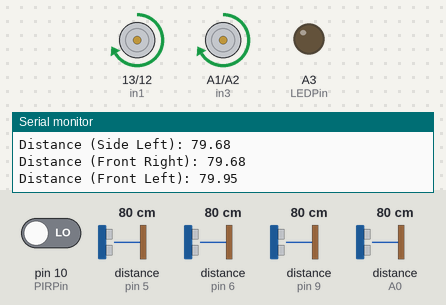
A sketch run on a simulated Arduino Uno, built with avr-gcc and run on an emulated ATmega328P. On the bench: motor-driver pin pairs drawn as motors (green arrow = first pin HIGH = forward, orange = second pin HIGH = backward, longer = more drive, scaled by the enable pin), output pins drawn as LEDs (lit = HIGH), the last lines printed to the serial monitor. Wiring (inferred from the names in the program): 4 × ultrasonic range finder: trigger pin 2, echo A0 / trigger pin 4, echo pin 5 / trigger pin 7, echo pin 6 / trigger pin 8, echo pin 9. The test bench sets the inputs (shaded band); at power-on: distance to the obstacle (sensors on pin 9, pin 6, pin 5, A0) 80 cm, pin 10 (PIRPin) LOW. The echo pulse lasts 58.3 µs per cm; pins used as bus, display or sensor lines are not drawn.

Above: at 1.9 s.
2.0 s: distance to the obstacle (sensor on pin 9) set to 28 cm
6.0 s: distance to the obstacle (sensor on pin 9) set to 23 cm
At 8.6 s:
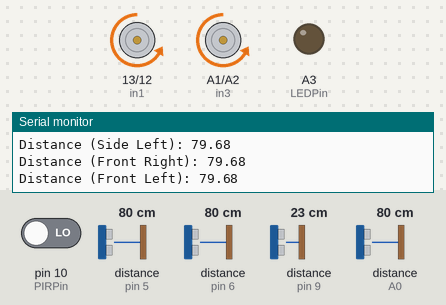
10.3 s: pin 10 (PIRPin) driven HIGH
At 11.4 s:
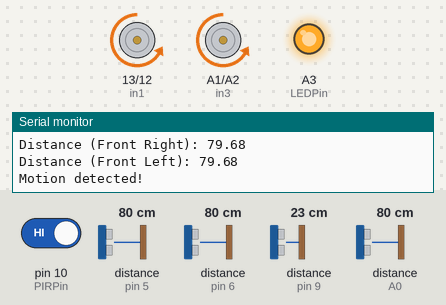
14.5 s: distance to the obstacle (sensor on pin 6) set to 27 cm
18.0 s: distance to the obstacle (sensor on pin 6) set to 22 cm
At 21.5 s:
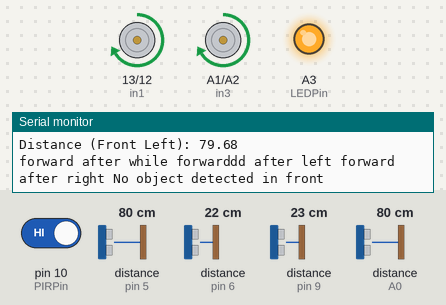
21.8 s: distance to the obstacle (sensor on pin 5) set to 2 cm
At 24.9 s:
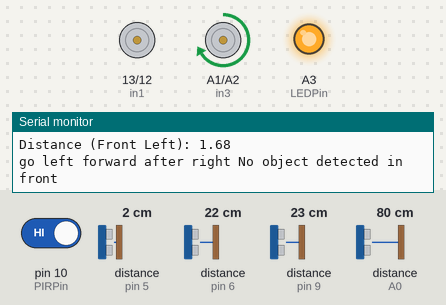
Timing chart, 0 to 26.4 s (numbered marks = the images above; inputs shaded):
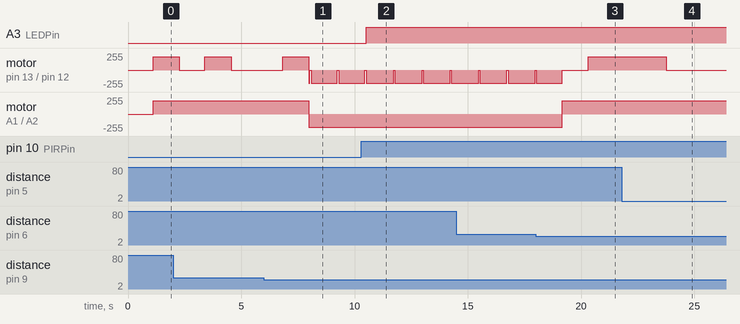

Measured:
- the behaviour switches between 26 and 25 cm on distance to the obstacle (sensor on pin 9) (found by bisection; images 0 and 1)
- the behaviour switches between 25 and 24 cm on distance to the obstacle (sensor on pin 6) (found by bisection; images 2 and 3)
- after the input at 6.0 s, motor on A1 (in3) / A2 (in4): forward 200/255 → backward 200/255 after 2.0 s
- after the input at 10.3 s, A3 (LEDPin): LOW → HIGH after 0.21 s
- after the input at 18.0 s, motor on A1 (in3) / A2 (in4): backward 200/255 → forward 200/255 after 1.2 s
- after the input at 21.8 s, motor on pin 13 (in1) / pin 12 (in2): forward 200/255 → stopped after 2.0 s

The sketch:

fulllnavigation.ino.ino
```cpp
//#include <bits/stdc++.h>
using namespace std;

// Constants

  // input pin for PIR sensor
  int PIRPin = 10;

  // current state of PIR sensor
  int pirState = LOW;

  // value returned by PIR sensor
  int motion = 0;

  // trigger and echo pins for front ultrasonic sensors
  const int trigFR = 2;
  const int echoFR = A0;
  const int trigFL = 4;
  const int echoFL = 5;

  // trigger and echo pins for side ultrasonic sensors
  const int trigSL = 7;;
  const int echoSL = 6;
  const int trigSR = 8;
  const int echoSR = 9;

  // constant for conversion
  const float speed_sound = .0343;

  // maximum distance to person
  const float max_dist = 50;

  // time interval between measurements
  int interval = 1000;


  //pins for motors

  //Motor A

int enA = 11;
int in1 = 13;
int in2 = 12;

//Motor B

int enB = 3;
int in3 = A1;
int in4 = A2;

  //pin for LED
  #define LEDPin A3

  //////////// Variables

  // store time and distance for front ultrasonic sensors
  float timeFL, distFL, timeFR, distFR;

  // store time and distance for side ultrasonic sensors
  float timeSL, distSL, timeSR, distSR;

  // store difference between two sensor values
  float diffS, absDiffS;

  //PIR sensor
  int see_val;

///////----- function declarations

void Lost_sequence();


void setup() {

     // Set all the motor control pins to outputs
pinMode(enA, OUTPUT);
pinMode(enB, OUTPUT);
pinMode(in1, OUTPUT);
pinMode(in2, OUTPUT);
pinMode(in3, OUTPUT);
pinMode(in4, OUTPUT);


  // set pin mode for each pin
  pinMode(PIRPin, INPUT);
  pinMode(trigFL, OUTPUT);
  pinMode(echoFL, INPUT);
  pinMode(trigFR, OUTPUT);
  pinMode(echoFR, INPUT);
  pinMode(trigSL, OUTPUT);
  pinMode(echoSL, INPUT);
  pinMode(trigSR, OUTPUT);
  pinMode(echoSR, INPUT);

  // LED Pin
  pinMode(LEDPin,OUTPUT);
  Serial.begin(9600);


}


void loop() {

// DATA COLLECTION

  // calculate distance from front right US
  digitalWrite(trigFR, LOW);
  delayMicroseconds(2);
  digitalWrite(trigFR, HIGH);
  delayMicroseconds(10);
  digitalWrite(trigFR, LOW);
  // finds duration of pulse
  timeFR = pulseIn(echoFR, HIGH);
  // distance = speed * (time / 2)
  distFR = (timeFR*speed_sound)/2;


  // calculate distance from front left US
  delayMicroseconds(2);
  digitalWrite(trigFL, LOW);
  delayMicroseconds(2);
  digitalWrite(trigFL, HIGH);
  delayMicroseconds(10);
  digitalWrite(trigFL, LOW);
  // finds duration of pulse
  timeFL = pulseIn(echoFL, HIGH);
  // distance = speed * (time / 2)
  distFL = (timeFL*speed_sound)/2;

  // calculate distance from right, side US
  digitalWrite(trigSR, LOW);
  delayMicroseconds(2);
  digitalWrite(trigSR, HIGH);
  delayMicroseconds(10);
  digitalWrite(trigSR, LOW);
  // Finds duration of pulse
  timeSR = pulseIn(echoSR, HIGH);
  // Distance = speed * (time / 2)
  distSR = (timeSR*speed_sound)/2;

  delayMicroseconds(2);
  // Sends 8 microsecond pulse for left
  digitalWrite(trigSL, LOW);
  delayMicroseconds(2);
  digitalWrite(trigSL, HIGH);
  delayMicroseconds(10);
  digitalWrite(trigSL, LOW);

  // Finds duration of pulse
  timeSL = pulseIn(echoSL, HIGH);
  // Distance = speed * (time / 2)
  distSL = (timeSL*speed_sound)/2;

  // detect motion from PIR sensor
  motion = digitalRead(PIRPin);

// DEBUGGING AND OUTPUT

  // debugging for front ultrasonic sensors
  if (distFR > max_dist && distFR > max_dist) {
    Serial.println("No object detected in front");
  }
  else if (distFL > max_dist) {
    Serial.println("Turn right");
  }
  else if (distFR > max_dist) {
    Serial.println("Turn left");
  }
  else {
    Serial.println("Continue");
  }

  // output for side ultrasonic sensors
  Serial.print("Distance (Side Right): ");
  Serial.println(distSR);
  Serial.print("Distance (Side Left): ");
  Serial.println(distSL);

  // output for side ultrasonic sensors
  Serial.print("Distance (Front Right): ");
  Serial.println(distFR);
  Serial.print("Distance (Front Left): ");
  Serial.println(distFL);

  // debugging for PIR sensor
  if (motion == HIGH) {
      if (pirState == LOW) {
        // we have just turned on
        Serial.println("Motion detected!");
        pirState = HIGH;
      }
  }
  else {
    if (pirState == HIGH){
      // we have just turned of
      Serial.println("Ready to detect motion again!");
      // We only want to print on the output change, not state
      pirState = LOW;
    }
  }

  // time between measurements
  delay(interval);


  //////////////////////////////////////////////////////////////////////////////
  // FOLLOWING LOGIC

  // the goal is for the front sensors the keep the person an equal distance
  // the side sensors only need to noitfy when following will result in bumping

  //declare : diffS , absDiffS,


  //check the difference between two sensor readings
  diffS = (distFR-distFL);
  absDiffS = abs(diffS);


  //lost sequence

  //if the sensors indicate 0 or out of range, notify

  if (distFR == 0  && distFL == 0 ) {
    Lost_sequence();
    lost();
  }


  // i could make notification a light going off

  //    Lost();
  //    Right();
  //    Left();
  //  Serial.print("WYAAA ");
  //   if (see_val = 1){
  //       One();
   //      Serial.print("forwarddd cuz see ");
  //    }
  // }

  //else if (distSR > max_dist && distSL > max_dist){
    //Serial.print("WYAAA??? ");


  //if ony one senson can "see"


    //while the difference betwwen the sensors is *sufficiently* small, move forward
    if(absDiffS <=7) {
      One();
      // keep time using millis or use some counter?
    Serial.print("forward after while ");
    }

    //if distance to the right sensor is greater, left turn to get values equal
    if(distFR>distFL)
    {
     Left();
    Serial.print("go left ");
  }else{
    One();
    Serial.print("forwarddd after left ");
    }

    //if distance to left sensor is greater, right turn to get values equal
   if(distFL>distFR)
   {
     Right();
    Serial.print("go right ");
  }else{
  //moveForward();
  Serial.print("forward after right ");
  }


  // if the sensed object's value is not close to the average distance value ignore
  // this only engages after the car has been following something for some time
  //
  // time_now = millis()/1000
  // seconds = time_now - time_last
  //
  // if(seconds > 3){
  //   if dist FL or dist FR > double of median distance or signficant percentage{
  //     Lost_sequence()
  //
  //     // make array of dist values
  //     // find median of unsorted array
  //     //
  //   }
  // }


  /////////////////////////////////////

  ///AVOIDANCE LOGIC

  //if there's an obstacle on the left but not right
  // move back, go right , then look for person
  if (distSL < 25 & distSR > 25) {
    Back();
    delay(50);
    Right();
    delay(50);
    //lost sequence to tell owner come back
    Lost_sequence();
    lost();

  }

  if (distSR < 25 & distSL > 25) {
    Back();
    delay(50);
    Left();
    delay(50);
    //lost sequence to tell owner come back
    Lost_sequence();
    lost();
    Serial.print("backward, look for person ");
  }

}


////////////////
///Logic Functions


void Lost_sequence()
{
    //blink LED
    for (int i = 0; i < 6; i++){
      digitalWrite(LEDPin,HIGH); //Turn the LED on
    }
    // drive forward and back
    One();
    Back();
  }

   int lost(){

    see_val = digitalRead(PIRPin); // read input value

    if (see_val == HIGH) { // check if the input is HIGH
      digitalWrite(LEDPin, HIGH); // turn LED ON

    if (pirState == LOW) {
    // we have just turned on
      Serial.println("Motion detected!");
    // We only want to print on the output change, not state
    pirState = HIGH;
    }

    } else {

    delayMicroseconds(100);
    digitalWrite(LEDPin, LOW); // turn LED OFF

  }


    if (pirState == HIGH){
    // we have just turned of
    Serial.println("Motion ended!");
    // We only want to print on the output change, not state
    pirState = LOW;
    }
     see_val = digitalRead(PIRPin);

    return see_val;

    }


  ///////////////////////////////////////////
  ////MOTOR CONTROL


  void One()
  {
    // this function will run motors in one direction at fied speed

    //Turn on motor A
    digitalWrite(in1, HIGH);
    digitalWrite(in2, LOW);

    analogWrite(enA,50);
    delayMicroseconds(10);
    analogWrite(enA,100);
    delayMicroseconds(10);
    analogWrite(enA,150);
    delayMicroseconds(10);
    analogWrite(enA,200);


    //Turn on motor B
    digitalWrite(in3, HIGH);
    digitalWrite(in4, LOW);


    analogWrite(enB,50);
    delayMicroseconds(10);
    analogWrite(enB,100);
    delayMicroseconds(10);
    analogWrite(enB,150);
    delayMicroseconds(10);
    analogWrite(enB,200);
  }

  void Back()
  {
    // this function will run motors in one direction at fied speed

    //Turn on motor A
    digitalWrite(in1, LOW);
    digitalWrite(in2, HIGH);

    analogWrite(enA,50);
    delayMicroseconds(10);
    analogWrite(enA,100);
    delayMicroseconds(10);
    analogWrite(enA,150);
    delayMicroseconds(10);
    analogWrite(enA,200);


    //Turn on motor B
    digitalWrite(in3, LOW);
    digitalWrite(in4, HIGH);


    analogWrite(enB,50);
    delayMicroseconds(10);
    analogWrite(enB,100);
    delayMicroseconds(10);
    analogWrite(enB,150);
    delayMicroseconds(10);
    analogWrite(enB,200);
  }

  void Right()
  {
    // this function will run motors in opposite direction at fied speed

    //Turn on motor A
    digitalWrite(in1, LOW);
    digitalWrite(in2, LOW);

    analogWrite(enA,50);
    delayMicroseconds(10);
    analogWrite(enA,100);
    delayMicroseconds(10);
    analogWrite(enA,150);
    delayMicroseconds(10);
    analogWrite(enA,200);


    //Turn on motor B
    digitalWrite(in3, HIGH);
    digitalWrite(in4, LOW);


    analogWrite(enB,50);
    delayMicroseconds(10);
    analogWrite(enB,100);
    delayMicroseconds(10);
    analogWrite(enB,150);
    delayMicroseconds(10);
    analogWrite(enB,200);
  }

  void Left()
  {
    // this function will run motors in opposite direction at fixed speed

    //Turn on motor A
    digitalWrite(in1, HIGH);
    digitalWrite(in2, LOW);

    analogWrite(enA,50);
    delayMicroseconds(10);
    analogWrite(enA,100);
    delayMicroseconds(10);
    analogWrite(enA,150);
    delayMicroseconds(10);
    analogWrite(enA,200);


    //Turn on motor B
    digitalWrite(in1, LOW);
    digitalWrite(in2, LOW);


    analogWrite(enB,50);
    delayMicroseconds(10);
    analogWrite(enB,100);
    delayMicroseconds(10);
    analogWrite(enB,150);
    delayMicroseconds(10);
    analogWrite(enB,200);
  }


  //
  // // Function for calculating
  // // the median
  // double findMedian(vector<int> a,
  //                   int n)
  // {
  //
  //     // If size of the arr[] is even
  //     if (n % 2 == 0) {
  //
  //         // Applying nth_element
  //         // on n/2th index
  //         nth_element(a.begin(),
  //                     a.begin() + n / 2,
  //                     a.end());
  //
  //         // Applying nth_element
  //         // on (n-1)/2 th index
  //         nth_element(a.begin(),
  //                     a.begin() + (n - 1) / 2,
  //                     a.end());
  //
  //         // Find the average of value at
  //         // index N/2 and (N-1)/2
  //         return (double)(a[(n - 1) / 2]
  //                         + a[n / 2])
  //                / 2.0;
  //     }
  //
  //     // If size of the arr[] is odd
  //     else {
  //
  //         // Applying nth_element
  //         // on n/2
  //         nth_element(a.begin(),
  //                     a.begin() + n / 2,
  //                     a.end());
  //
  //         // Value at index (N/2)th
  //         // is the median
  //         return (double)a[n / 2];
  //     }
  // }
  //
```
